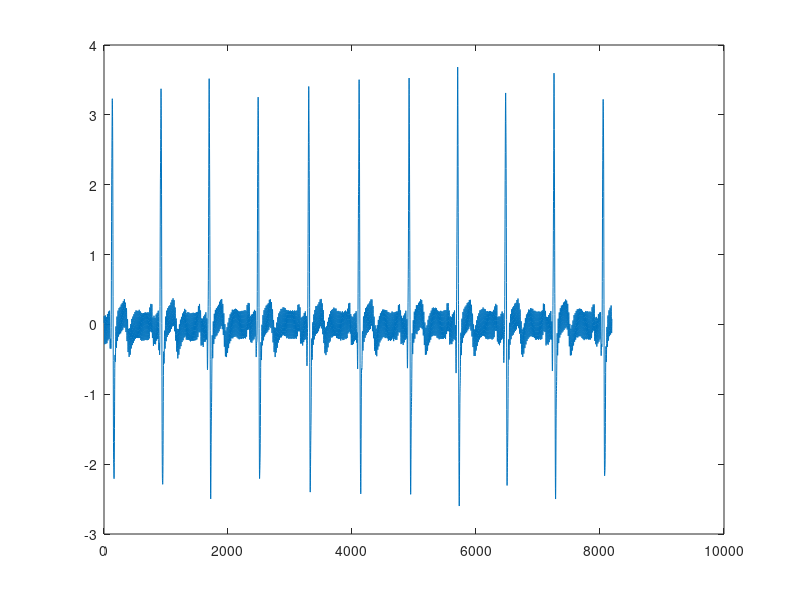

MATLAB code to generate this figure: (Note: this script raises an error after producing the figure.)
close all
clear all
clc

fs=1024;
T=1/fs;
t=0:T:1;
load('ECG_jose_ruido.mat')
sig_original=ECG_jose;

plot(sig_original)
figure,

spectrogram(sig_original,256,250,256,fs,'yaxis')

[b,a]=butter(4,15/(fs/2));
sig_filtrado=filter(b,a,sig_original);
figure,
%plot(sig_original)
hold on,
plot(sig_filtrado)

figure,

spectrogram(sig_filtrado,256,250,256,fs,'yaxis')